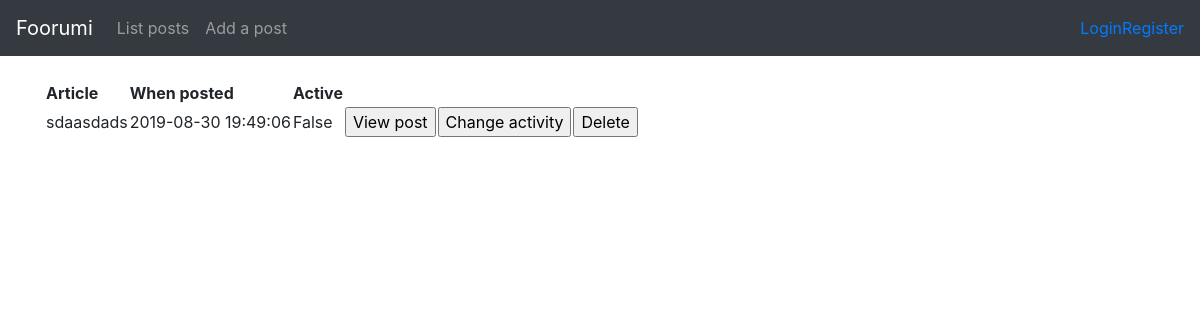
The app's page /article/ with its own data.
### application/article/models.py (models this page shows, shortened)
class Article(Base):
    id = db.Column(db.Integer, primary_key=True)
    date_created = db.Column(db.DateTime, default=db.func.current_timestamp())
    date_modified = db.Column(db.DateTime, default=db.func.current_timestamp(), onupdate=db.func.current_timestamp())
    postname = db.Column(db.String(144), nullable=False)
    active = db.Column(db.Boolean, nullable=False)
    text = db.Column(db.String(2000), nullable=False)
    responses = db.relationship("Response", backref='article', lazy =True)
    account_id = db.Column(db.Integer, db.ForeignKey('account.id'),
                            nullable=False)

### application/article/views.py (the view)
@app.route("/article/", methods=["GET"])
def article_index():
    return render_template("article/list.html", article = Article.query.all())

### application/templates/article/list.html
{% extends "layout.html" %}
{% block body %}
  <table>
    <tr>
      <th>Article</th>
	  <th>When posted</th>
	  <th>Active</th>
    </tr>
    {% for article in article %}
    <tr>
      <td>{{ article.postname }}</td>
	  <td>{{ article.date_created }}</td>
	  <td>{{ article.active }}</td>
	  <td>
		<form action="{{ url_for('article_view', article_id=article.id) }}">
			<input type="submit" value="View post"/>
		</form>
      </td>
	  <td>
		<form method="POST" action="{{ url_for('article_active', article_id=article.id) }}">
			<input type="submit" value="Change activity"/>
		</form>
      </td>
	  <td>
		<form method="GET" action="{{ url_for('article_delete', article_id=article.id) }}">
			<input type="submit" value="Delete"/>
		</form>
      </td>
    </tr>
    {% endfor %}
  </table>
{% endblock %}

### records on screen
Article: postname "sdaasdads", date_created "2019-08-30 19:49:06", active "False"
